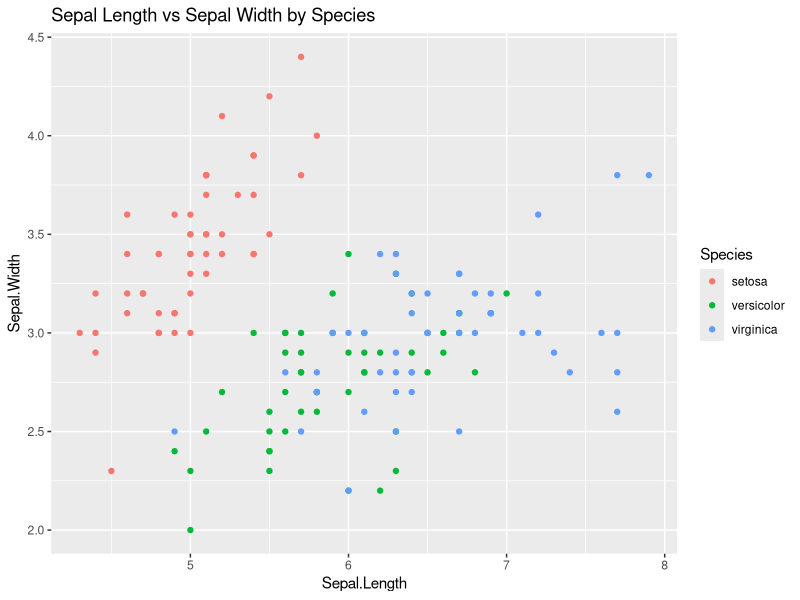

Source code (R):
## ---- chunk 1
knitr::opts_chunk$set(echo = TRUE)
## ---- chunk 2
library(ggplot2)
library(caret)
library(e1071)

data("iris")
## ---- chunk 3
ggplot(iris, aes(x = Sepal.Length, y = Sepal.Width, color = Species)) +
  geom_point() +
  labs(title = "Sepal Length vs Sepal Width by Species")
## ---- chunk 4
# Set seed for reproducibility
set.seed(123)

# Splitting the data into training and testing sets
trainIndex <- createDataPartition(iris$Species, p = 0.7, list = FALSE)
trainData <- iris[trainIndex, ]
testData <- iris[-trainIndex, ]
## ---- chunk 5
# Train the model
model <- svm(Species ~ ., data=trainData, kernel = "linear")

# Make predictions regarding the test set
predictions <- predict(model, testData)

# Evaluation
confusionMatrix(predictions, testData$Species)
